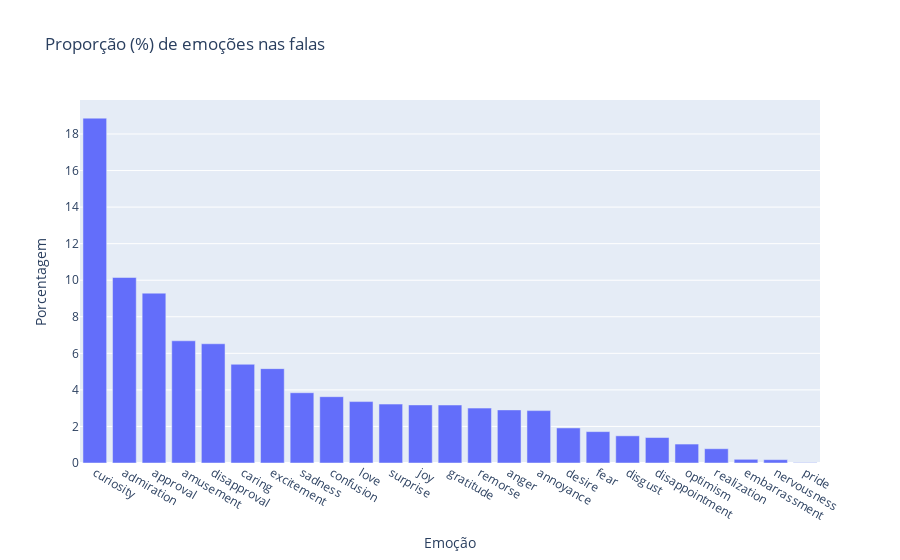

Notebook cell for this chart:
### Code cell
def plot_graphic(df, labels):
    df_mean_scaled = df[labels].mean(axis=0) * 100

    df_plot = pd.DataFrame({'Emotion': df_mean_scaled.index, 'Mean Value': df_mean_scaled.values})
    df_plot = df_plot.sort_values(by='Mean Value', ascending=False)
    # Criar um histograma
    fig = px.bar(df_plot, x='Emotion', y='Mean Value',
                title='Proporção (%) de emoções nas falas',
                labels={'Mean Value': 'Porcentagem', 'Emotion': 'Emoção'},
                category_orders={'Emotion': df_plot['Emotion']})

    # Exibir o gráfico
    fig.show()

plot_graphic(episode_sentiments_df, labels)

### Figure 1 — Plotly figure (JSON) as saved in the notebook; plotly's stock layout.template omitted (floating-point values rounded to 4 significant figures)
{"data": [{"alignmentgroup": "True", "hovertemplate": "Emoção=%{x}<br>Porcentagem=%{y}<extra></extra>", "legendgroup": "", "marker": {"color": "#636efa", "pattern": {"shape": ""}}, "name": "", "offsetgroup": "", "orientation": "v", "showlegend": false, "textposition": "auto", "type": "bar", "x": ["curiosity", "admiration", "approval", "amusement", "disapproval", "caring", "excitement", "sadness", "confusion", "love", "surprise", "joy", "gratitude", "remorse", "anger", "annoyance", "desire", "fear", "disgust", "disappointment", "optimism", "realization", "embarrassment", "nervousness", "pride"], "xaxis": "x", "y": [18.87, 10.15, 9.292, 6.686, 6.523, 5.402, 5.163, 3.845, 3.628, 3.36, 3.223, 3.177, 3.173, 3.003, 2.905, 2.866, 1.917, 1.717, 1.487, 1.394, 1.036, 0.7809, 0.202, 0.1825, 0.02132], "yaxis": "y"}], "layout": {"barmode": "relative", "legend": {"tracegroupgap": 0}, "title": {"text": "Proporção (%) de emoções nas falas"}, "xaxis": {"anchor": "y", "categoryarray": ["curiosity", "admiration", "approval", "amusement", "disapproval", "caring", "excitement", "sadness", "confusion", "love", "surprise", "joy", "gratitude", "remorse", "anger", "annoyance", "desire", "fear", "disgust", "disappointment", "optimism", "realization", "embarrassment", "nervousness", "pride"], "categoryorder": "array", "domain": [0, 1], "title": {"text": "Emoção"}}, "yaxis": {"anchor": "x", "domain": [0, 1], "title": {"text": "Porcentagem"}}}}
